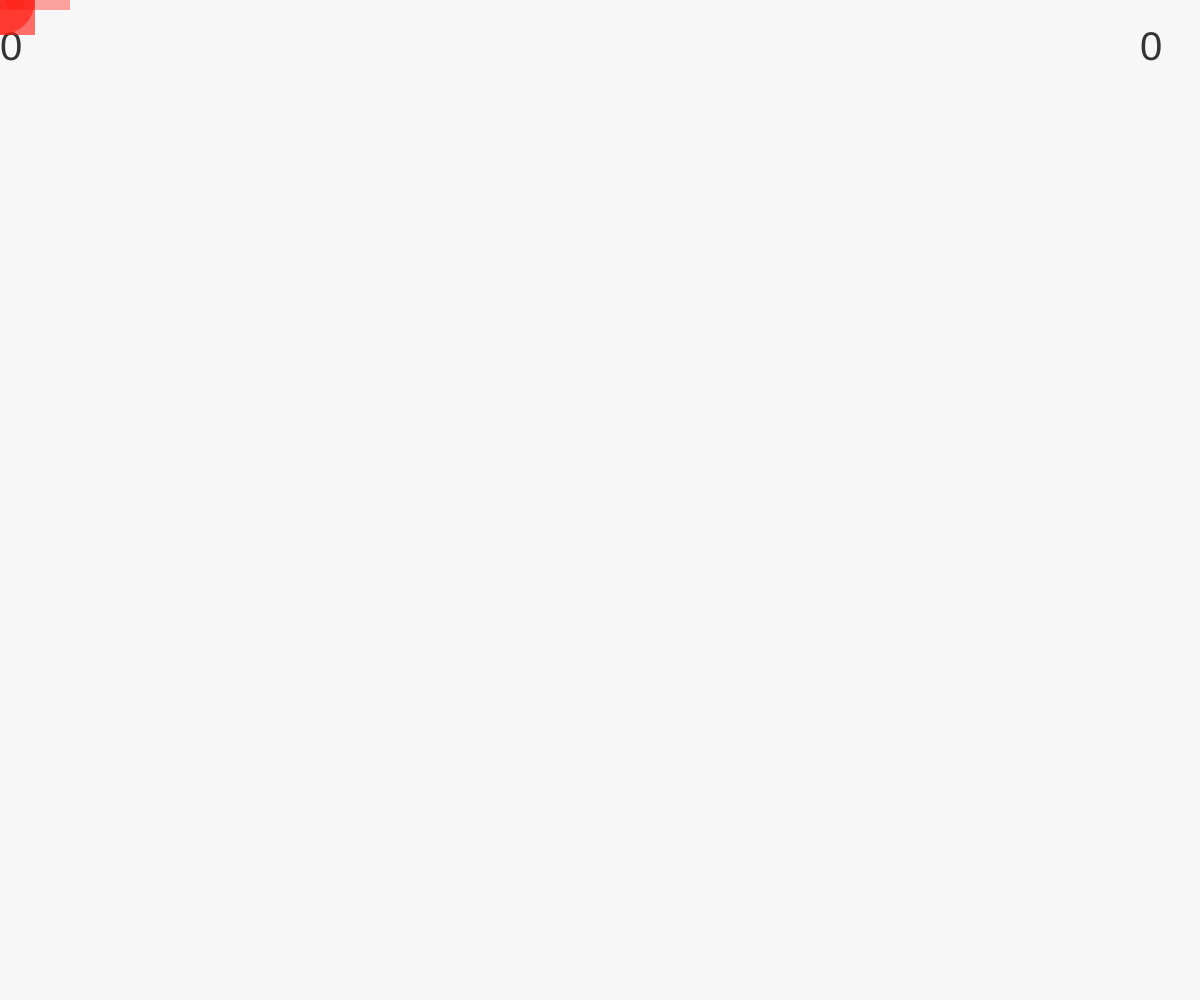
Frame 1 (no input)
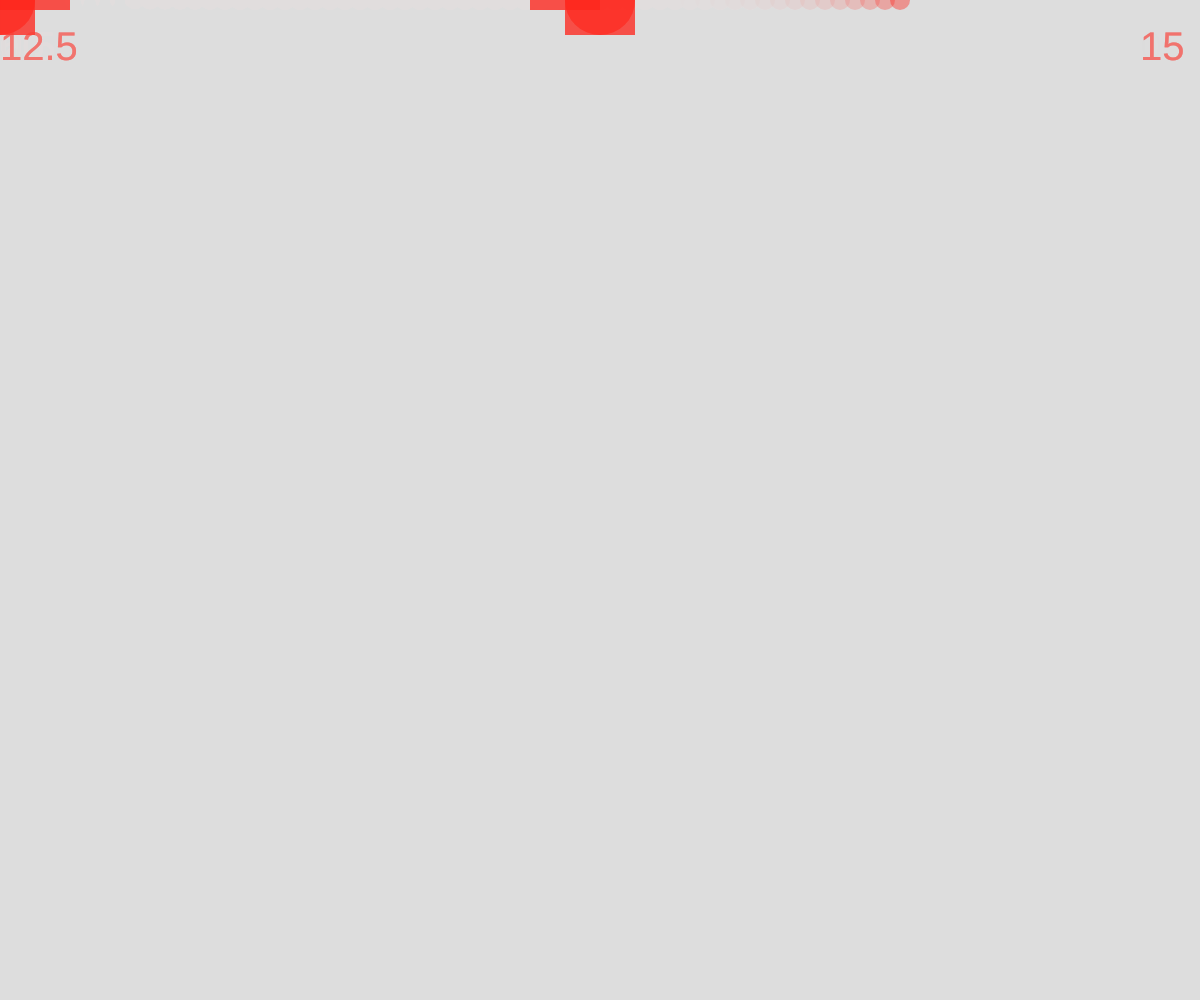
Frame 60 (no input)
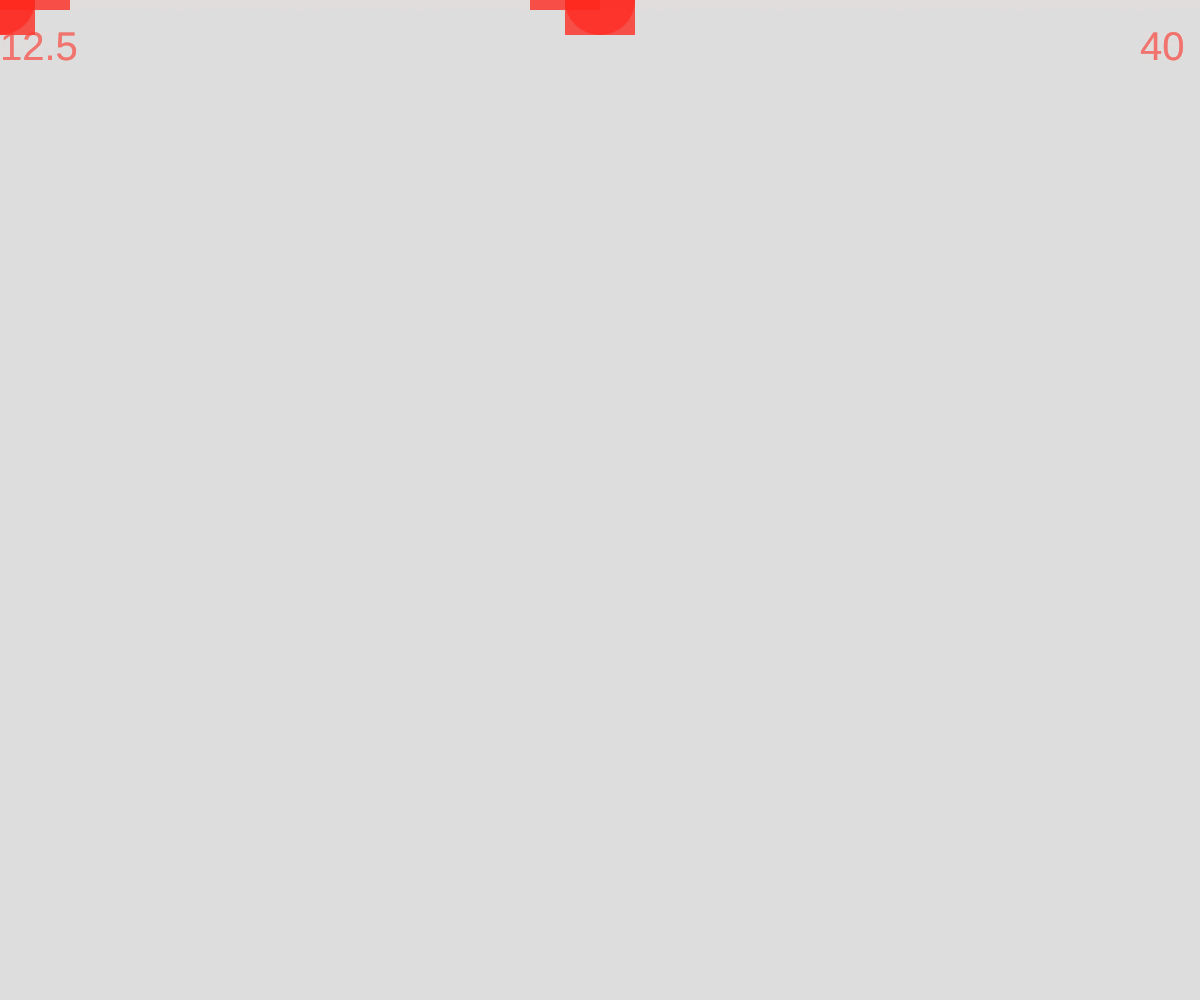
Frame 120 (the mouse pressed at the canvas centre since frame 60)

The p5.js sketch that drew these frames (run headless with seeded random() and noise() and a simulated clock; from frame 60 on, the mouse is pressed at the canvas centre):

// p5.js sketch
// ── sketch.js
var plx = 0;
var ply = 0;
var deltax = 0;
var deltay = 0;
var ballx = 0;
var pl2x = 0;
var pl2y = 0;
var deltax2 = 0;
var deltay2 = 0;
var ballx2 = 0;
var p1score = 0
var p2score = 0
var p1health = 100
var p2health = 100

function setup() {
  createCanvas(windowWidth, windowHeight);
}

function draw() {
   textSize(40)
  text (p1score,0,60)
  text (p2score,windowWidth-60,60)
  background(220, 60);
  plx += deltax;
  ply += deltay;
  pl2x += deltax2;
  pl2y += deltay2;

  //the players
  player1(plx, ply);
  player2(pl2x, pl2y);
  // so the player will not go to far
  if (plx > windowWidth / 2) {
    plx = windowWidth / 2;
  }
  if (ply > windowHeight) {
    ply = windowHeight;
  }
  if (plx < 0) {
    plx = 0;
  }
  if (ply < 0) {
    ply = 0;
  }
  if (pl2y > windowHeight) {
    pl2y = windowHeight;
  }
  if (pl2y < 0) {
    pl2y = 0;
  }
  if (pl2x > windowWidth) {
    pl2x = windowWidth;
  }
  if (pl2x < windowWidth / 2) {
    pl2x = windowWidth / 2;
  }
  if (ballx>pl2x-35&&ballx<pl2x+35&&ply<pl2y+35&&ply>pl2y-35)
  {
    p1score +=2.5
    p2health -= 2.5
  }
   if (ballx2>plx-35&&ballx2<plx+35&&pl2y<ply+35&&pl2y>ply-35)
  {
    p2score +=5
    p1health-= p2score
  }
  if (p1score > p2health){
    pl2x = 600
    pl2y = 1000
    pl2health = 100
  }
  if (p2score > p1health){
    pl1x = 0
    pl1y = 0
    pl1health = 100
  }
  ballx += 15;
  ballx2 -= 15;
  ellipse(ballx, ply, 20);
  ellipse(ballx2, pl2y, 20);
}
//make the ball respawn
function mousePressed() {
  if (ballx2 < 0) {
    ballx2 = pl2x;
  }
}
//how you move on the srceen
function keyPressed() {
  if (ballx > windowWidth && key == "q") {
    ballx = plx;
  }
  if (key == "a") {
    deltax -= 4;
  }
  if (key == "d") {
    deltax += 4;
  }
  if (key == "w") {
    deltay -= 4;
  }
  if (key == "s") {
    deltay += 4;
  }
  if (keyCode === RIGHT_ARROW) {
    deltax2 += 4;
  }

  if (keyCode === LEFT_ARROW) {
    deltax2 -= 4;
  }

  if (keyCode === UP_ARROW) {
    deltay2 -= 4;
  }

  if (keyCode === DOWN_ARROW) {
    deltay2 += 4;
  }
}
// how the player stops
function keyReleased() {
  if (key == "a") {
    deltax = 0;
  }
  if (key == "d") {
    deltax = 0;
  }

  if (key == "w") {
    deltay = 0;
  }

  if (key == "s") {
    deltay = 0;
  }

  if (keyCode === RIGHT_ARROW) {
    deltax2 = 0;
  }

  if (keyCode === LEFT_ARROW) {
    deltax2 = 0;
  }

  if (keyCode === UP_ARROW) {
    deltay2 = 0;
  }

  if (keyCode === DOWN_ARROW) {
    deltay2 = 0;
  }
}
//what the player is
function player1(x, y) {
  rectMode(CENTER);
  noFill();
  stroke(0);
  ellipse(x, y - 60, 20);
  line(x, y - 50, x, y - 35);
  line(x, y - 50, x + 18, y - 35);
  line(x, y - 50, x + 14, y - 35);
  fill(255, 30, 20, 100);
  noStroke();
  ellipse(x, y, 70);
  rect(x, y, 70);
  rect(x + 35, y, 70, 20);
}
//what the second player is
function player2(x, y) {
  rectMode(CENTER);
  noFill();
  stroke(0);
  ellipse(x, y - 60, 20);
  line(x, y - 50, x, y - 35);
  line(x, y - 50, x - 18, y - 35);
  line(x, y - 50, x - 14, y - 35);
  fill(255, 30, 20, 100);
  noStroke();
  ellipse(x, y, 70);
  rect(x, y, 70);
  rect(x - 35, y, 70, 20);
}
